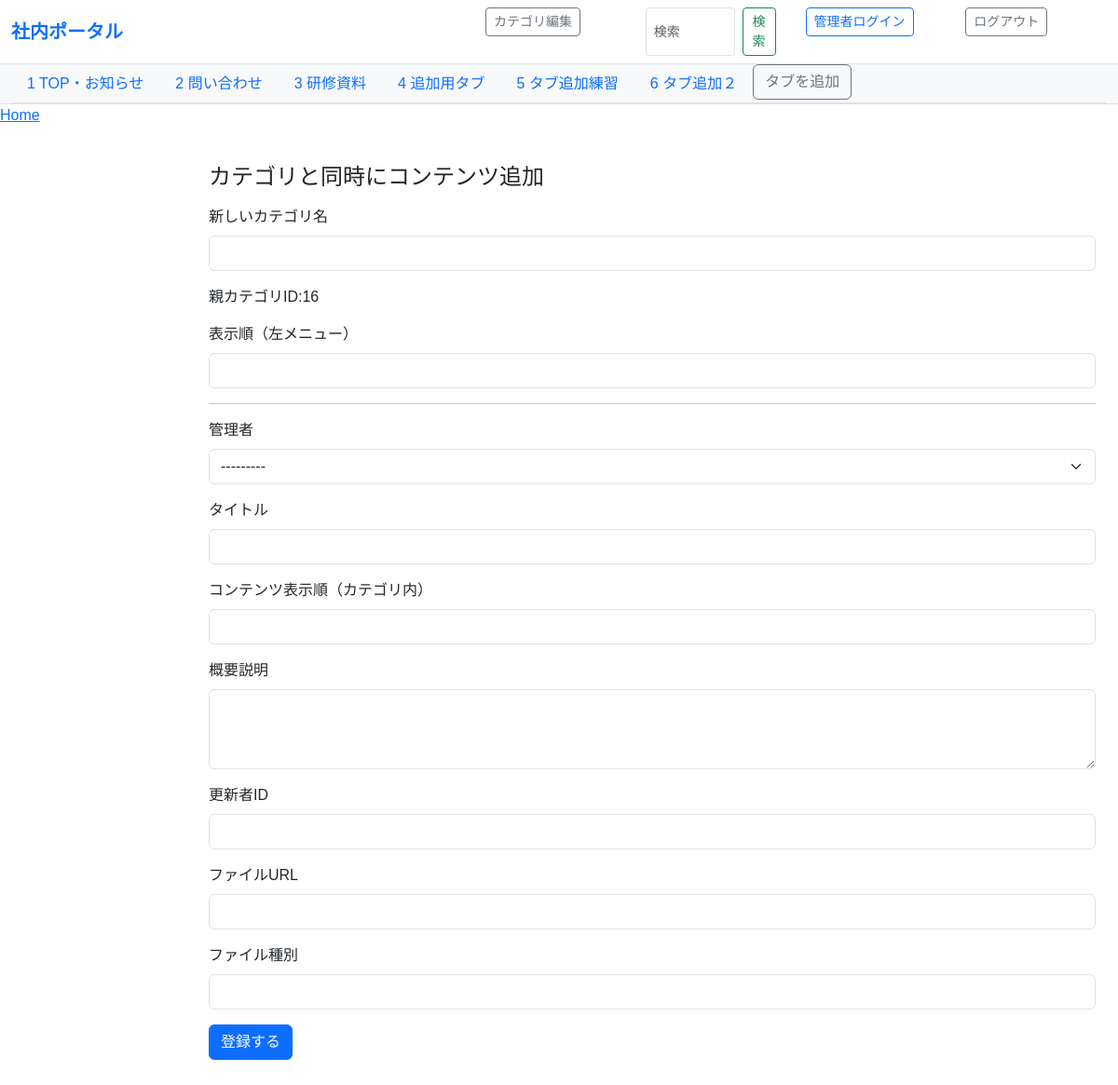
Page /content_add_with_category/16 (signed in) on the committed database.
### share/models.py (models this page shows, shortened)
class Category(models.Model):
    id = models.AutoField(primary_key=True)
    name = models.CharField(
        verbose_name="カテゴリ名",
        max_length=100
    )
    parent_id = models.PositiveIntegerField(
        db_column="親カテゴリ",
        null=True, blank=True,
    )
    category_display_order_tabs = models.PositiveIntegerField(
        verbose_name="表示順(タブ)",
        null=True, blank=True,
    )
    category_display_order_leftmenues = models.PositiveIntegerField(
    verbose_name="表示順(左メニュー)",
    null=True, blank=True,
    )
    class Meta:
        db_table = "カテゴリ"
        verbose_name = "カテゴリ"
        verbose_name_plural = "カテゴリ"

### share/views.py (the view)
# urls.py: path("content_add_with_category/<int:category_id>", views.content_add_with_category, name="content_add_with_category"),
@login_required_custom
def content_add_with_category(request, category_id: int):
    category = get_object_or_404(Category, id=category_id)
    parent_id = category.id
    if request.method == "POST":
        content_form = ContentCreateForm(request.POST)
        category_form = CategoryCreateForm(request.POST)
        if content_form.is_valid() and category_form.is_valid():
            new_category = category_form.save()
            content = content_form.save(commit=False)
            content.category = new_category
            content.save()
            return redirect("parent_contents_default")
    else:
        content_form = ContentCreateForm()
        category_form = CategoryCreateForm()
    return render(request, "content_add_with_category.html", {
        "content_form": content_form,
        "category_form": category_form,
        "category_id": category.id,   # ← ここは整数のまま渡す
        "parent_id": parent_id,
    })

### share/forms.py
class ContentCreateForm(forms.ModelForm):
    class Meta:
        model = Content
        fields = [
            "administrator",
            "title",
            "description",
            "updater_user_id",
            "contents_display_order",
            "file_url",
            "file_type",
        ]
        widgets = {
            "description": forms.Textarea(attrs={"rows": 3, "class": "form-control"}),
            "title": forms.TextInput(attrs={"class": "form-control"}),
            "file_url": forms.URLInput(attrs={"class": "form-control"}),
            "file_type": forms.TextInput(attrs={"class": "form-control"}),
            "updater_user_id": forms.NumberInput(attrs={"class": "form-control"}),
            "contents_display_order": forms.NumberInput(attrs={"class": "form-control"}),
            "administrator": forms.Select(attrs={"class": "form-select"}),
        }

class CategoryCreateForm(forms.ModelForm):
    class Meta:
        model = Category
        fields = [
            "id",
            "name", #カテゴリ名
            "parent_id", #親カテゴリID
            "category_display_order_tabs", #表示順(タブ)
            "category_display_order_leftmenues", #表示順(左メニュー)
        ]
        widgets = {
            "id": forms.NumberInput(attrs={"class": "form-control", "readonly": "readonly"}),
            "name": forms.TextInput(attrs={"class": "form-control"}),
            "parent_id": forms.NumberInput(attrs={"class": "form-control"}),
            "category_display_order_tabs": forms.NumberInput(attrs={"class": "form-control"}),
            "category_display_order_leftmenues": forms.NumberInput(attrs={"class": "form-control"}),
        }

### share/context_processors.py (called while the page is built)
def parent_categories(request):
    return {
        "parent_categories": Category.objects.filter(parent_id__isnull=True).order_by("category_display_order_tabs")
    }

def current_ids_processor(request):
    match = request.resolver_match
    if not match:
        return {}
    kwargs = match.kwargs
    return {
        "current_parent_id": kwargs.get("parent_id"),
        "current_category_id": kwargs.get("category_id"),
    }

### share/models.py (called while the page is built)
    def __str__(self):
        return self.name

### share/views.py (called while the page is built)
def login_required_custom(view_func):
    @wraps(view_func)
    def _wrapped_view(request, *args, **kwargs):
        if request.user.is_authenticated:
            return view_func(request, *args, **kwargs)
        else:
            return HttpResponse('不正な操作です', status=401) #不正な操作
    return _wrapped_view

### share/templates/content_add_with_category.html (shortened to what this page needs)
{% extends "base.html" %}
{%  load static %}
{% block content %}
<div class="container my-4">
  <h1 class="h4 mb-3">カテゴリと同時にコンテンツ追加</h1>
<form method="post" novalidate>
    <div class="mb-3">
        <label for="id_category_name" class="form-label">新しいカテゴリ名</label>
        {{ category_form.name }}
    </div>
    <div class="mb-3">
        <p>親カテゴリID:{{ parent_id }}</p>
    </div>
    <div class="mb-3">
        <label for="id_category_display_order_leftmenues" class="form-label">表示順（左メニュー）</label>
        {{ category_form.category_display_order_leftmenues }}
    </div>
    <hr>
    <div class="mb-3">
      <label for="id_administrator" class="form-label">管理者</label>
      {{ content_form.administrator }}
    </div>
    <div class="mb-3">
      <label for="id_title" class="form-label">タイトル</label>
      {{ content_form.title }}
    </div>
    <div class="mb-3">
      <label for="id_content_display_order" class="form-label">コンテンツ表示順（カテゴリ内）</label>
      {{ content_form.contents_display_order }}
    </div>
    <div class="mb-3">
      <label for="id_description" class="form-label">概要説明</label>
      {{ content_form.description }}
    </div>
    <div class="mb-3">
      <label for="id_updater_user_id" class="form-label">更新者ID</label>
      {{ content_form.updater_user_id }}
    </div>
    <div class="mb-3">
      <label for="id_file_url" class="form-label">ファイルURL</label>
      {{ content_form.file_url }}
    </div>
    <div class="mb-3">
      <label for="id_file_type" class="form-label">ファイル種別</label>
      {{ content_form.file_type }}
    </div>
    <button type="submit" class="btn btn-primary">登録する</button>
</form>
</div>
{% endblock %}

### share/templates/base.html (shortened to what this page needs)
<!DOCTYPE html>
<html lang="ja">
<head>
  <link href="https://cdn.jsdelivr.net/npm/bootstrap@5.3.3/dist/css/bootstrap.min.css" rel="stylesheet">
</head>
<body>
  <nav class="navbar navbar-expand-lg navbar-light bg-white border-bottom sticky-top">
    <div class="container-fluid d-flex justify-content-between align-items-center">
      <a class="navbar-brand fw-bold text-primary" href="{% url 'parent_contents_default' %}">社内ポータル</a>
        <div class="d-flex gap-2">
        {% if user.is_authenticated %}
        <div class="container-fluid">
          <a href="{% url 'category_edit' %}" class="btn btn-outline-secondary btn-sm">カテゴリ編集</a>
        </div>
        {% endif %}
        <div class="container-fluid">
          <form class="d-flex" action="{% url 'search_results' %}" method="get">
            <input class="form-control form-control-sm me-2" type="search" name="q" placeholder="検索" aria-label="Search">
            <button class="btn btn-outline-success btn-sm" type="submit">検索</button>
          </form>
        </div>
        <div class="container-fluid">
          <form action="{% url 'login' %}" method="post">
            <input class="btn btn-outline-primary btn-sm" type="submit" value="管理者ログイン">
          </form>
        </div>
        <div class="container-fluid">
          <form action="{% url 'logout' %}" method="post">
            <input class="btn btn-outline-secondary btn-sm" type="submit" value="ログアウト">
          </form>
        </div>
      </div>
    </div>
  </nav>
  <div class="bg-light border-bottom">
    <div class="container-fluid">
      <ul class="nav nav-tabs">
        {% for cat in parent_categories %}
          <li class="nav-item">
            <a class="nav-link {% if parent and parent.id == cat.id %}active{% endif %}"
              href="{% url 'parent_contents' parent_id=cat.id %}">
              {% if user.is_authenticated %}
                {{cat.category_display_order_tabs}}
              {% endif %}
              {{ cat.name }}
            </a>
          </li>
          {% if user.is_authenticated %}
            {% if forloop.last %}
              <li class="nav-item">
                <a class="btn btn-outline-secondary" href="{% url 'category_add_tabs' %}">
                タブを追加
                </a>
              </li>
            {% endif %}
          {% endif %}
        {% empty %}
          <li class="nav-item text-muted small p-2">親カテゴリが未登録です</li>
        {% endfor %}
      </ul>
    </div>
  </div>
<nav aria-label="breadcrumb">
  <ol class="breadcrumb">
    <li class="breadcrumb-item"><a href={% url "parent_contents_default" %}>Home</a></li>
  </ol>
</nav>
  <main class="container-fluid my-3">
    <div class="row">
      <aside class="col-12 col-md-3 col-lg-2 mb-3">
      </aside>
      <section class="col-12 col-md-9 col-lg-10">
        {% block content %}{% endblock %}
      </section>
    </div>
  </main>
</body>
</html>

### share/templates/base.html (style rules this page uses)
body { font-family: "Noto Sans JP", "Hiragino Kaku Gothic ProN", "Meiryo", sans-serif; font-weight: 400; color: #212529; }

### rows in the picture
Category: category_display_order_tabs "1", name "TOP・お知らせ"
Category: category_display_order_tabs "2", name "問い合わせ"
Category: category_display_order_tabs "3", name "研修資料"
Category: category_display_order_tabs "4", name "追加用タブ"
Category: category_display_order_tabs "5", name "タブ追加練習"
Category: category_display_order_tabs "6", name "タブ追加２", shows "タブを追加"

### other values in the picture
{{ parent_id }} "16"
